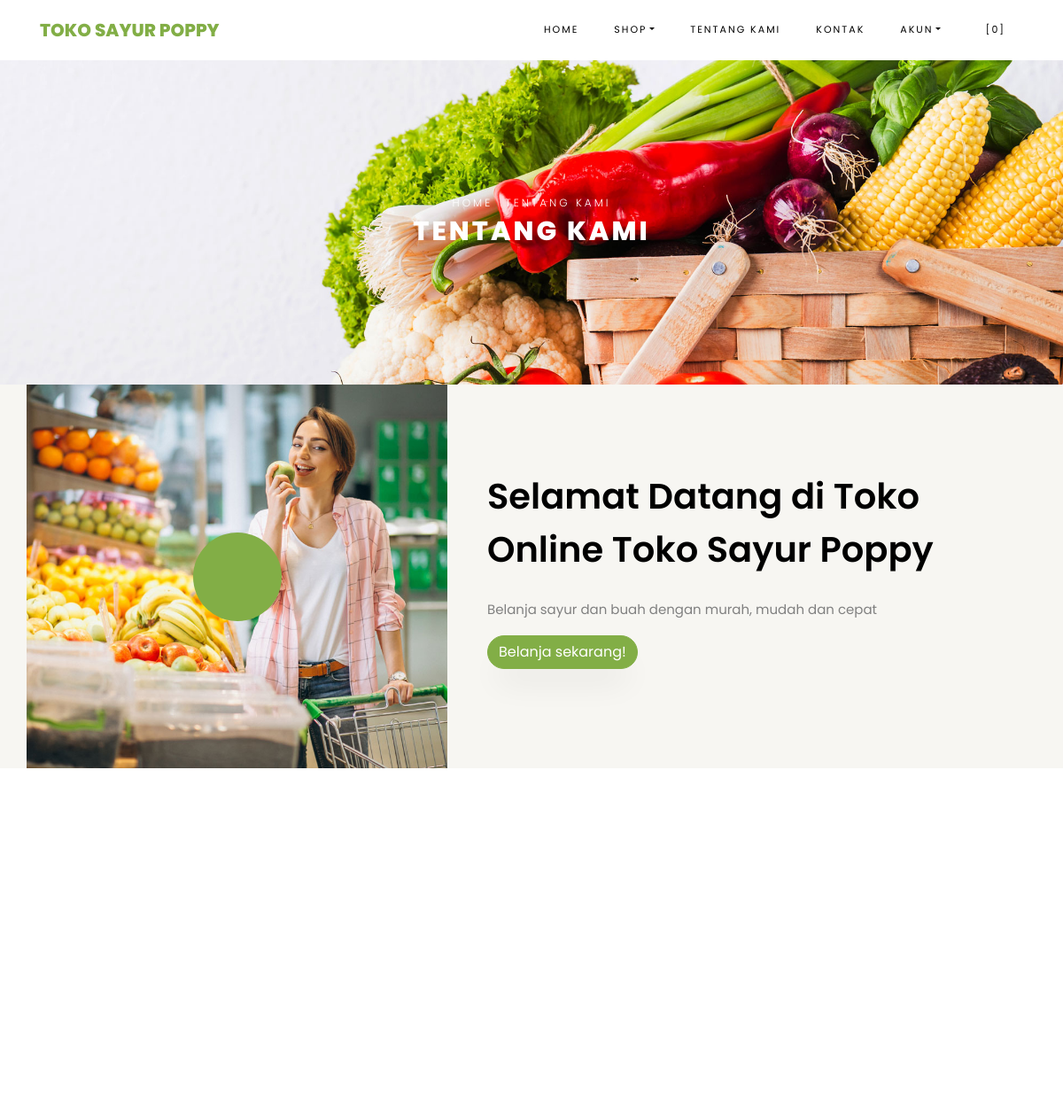
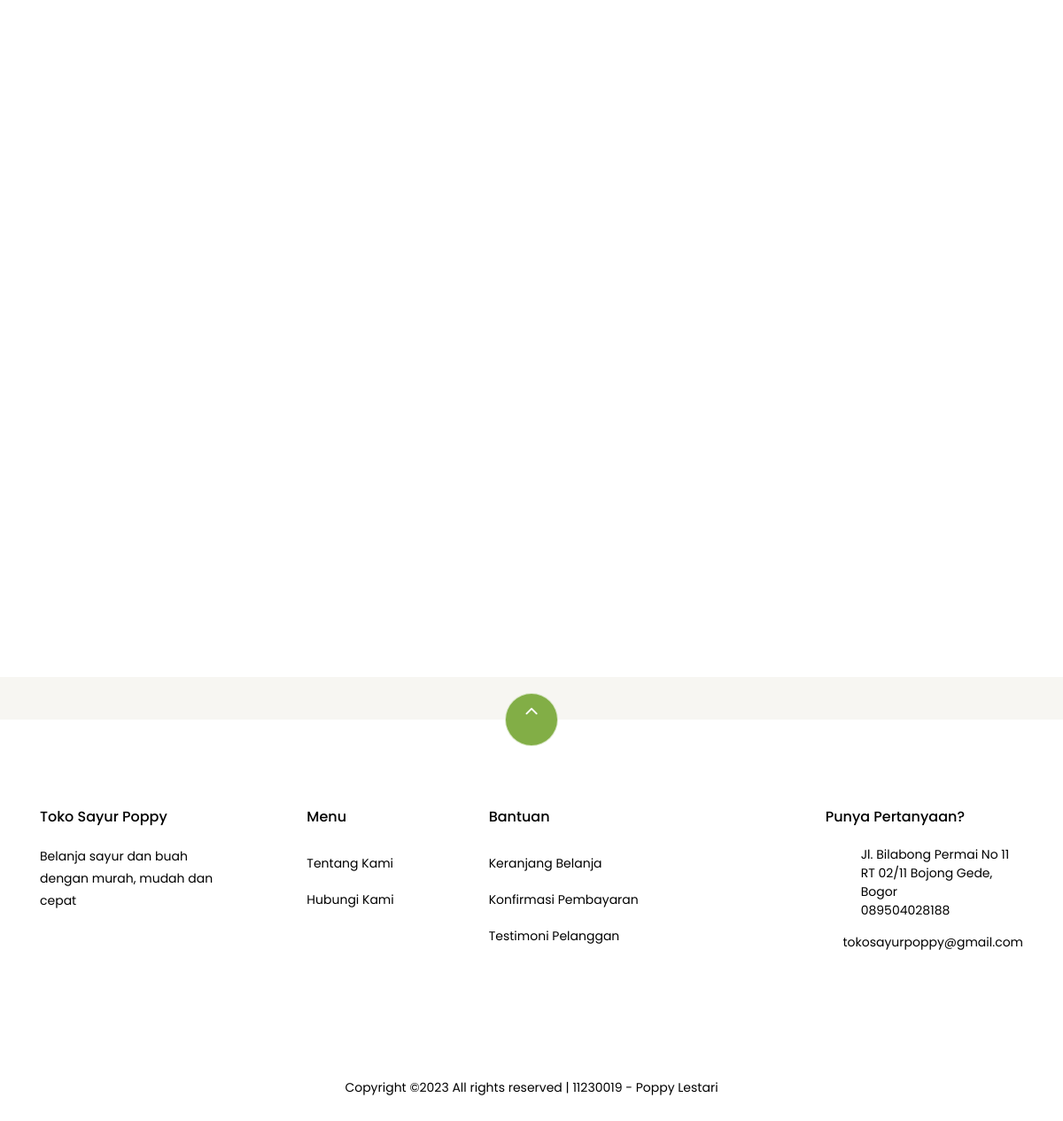
Page /index.php/pages/about on the committed database (2 pictures, top to bottom).
### tables this page shows
CREATE TABLE IF NOT EXISTS `settings` (
  `id` int(10) NOT NULL AUTO_INCREMENT,
  `key` varchar(32) NOT NULL,
  `content` text NOT NULL,
  PRIMARY KEY (`id`) USING BTREE
);

### application/helpers/themes_helper.php (called while the page is built, shortened)
<?php
if ( ! function_exists('get_theme_name'))
{
    function get_theme_name() {
        $current_theme = get_settings('current_theme_name');
        return ($current_theme) ? $current_theme : false;
    }
}
if ( ! function_exists('get_template_part'))
{
    function get_template_part($file_name = null, $params = array()) {
        if ($file_name !== '') {
            $current_theme = get_theme_name();
            if ( file_exists($file_location = VIEWPATH .'themes/'. $current_theme .'/'. $file_name .'.php')) {
                $CI =& get_instance();
                $CI->load->view('themes/'. $current_theme .'/'. $file_name, $params);
            }
            else {
                echo '<div>Kesalahan: berkas tema <b>'. $file_name .'.php</b> tidak ditemukan.<br>Lokasi berkas: <b>'. $file_location .'</b></div>';
            }
        }
    }
}
if ( ! function_exists('get_header'))
{
    function get_header($params = null, $section = '', $current_section = '') {
        $load_params = array();
        if ( is_null($params)) {
            $load_params['title'] = get_settings('site_name');
        }
        else if ( is_string($params)) {
            $load_params['title'] = $params;
        }
        $load_params['sidebar_section'] = $section;
        $load_params['current_section'] = $current_section;
        get_template_part('header', $load_params);
    }
}
if ( ! function_exists('get_footer'))
{
    function get_footer($params = array()) {
        get_template_part('footer', $params);
    }
}
if ( ! function_exists('get_theme_uri'))
{
    function get_theme_uri($file_name = null, $theme_name = NULL)
    {
        $theme_name = ($theme_name == NULL) ? get_theme_name() : $theme_name;
        return is_null($file_name) ? base_url('assets/themes/'. $theme_name .'/') : base_url('assets/themes/'. $theme_name .'/'. $file_name) ;
    }
}

### application/controllers/Pages.php (called while the page is built, shortened)
<?php
class Pages extends CI_Controller {
    public function about()
    {
        $params['reviews'] = $this->review->get_all_reviews();
        get_header(get_store_name());
        get_template_part('pages/about', $params);
        get_footer();
    }
}

### index.php (called while the page is built, shortened)
<?php
require_once BASEPATH . 'core/CodeIgniter.php';

### application/helpers/global_helper.php (called while the page is built, shortened)
<?php
if (!function_exists('get_settings')) {
    function get_settings($key = '')
    {
        $CI = &get_instance();
        $row = $CI->db
            ->select('content')
            ->where('key', $key)
            ->get('settings')
            ->row();
        return $row->content;
    }
}
if (!function_exists('get_store_name')) {
    function get_store_name()
    {
        return get_settings('store_name');
    }
}

### application/helpers/session_helper.php (called while the page is built, shortened)
<?php
if (!function_exists('init')) {
    function init()
    {
        $CI = &get_instance();
        return $CI;
    }
}
if (!function_exists('session_data')) {
    function session_data()
    {
        $CI = init();
        $read_session_in_cookie = get_cookie('__ACTIVE_SESSION_DATA');
        $read_session_in_session = $CI->session->userdata('__ACTIVE_SESSION_DATA');
        if ($read_session_in_cookie) {
            $read_data = $CI->encryption->decrypt($read_session_in_cookie);
            $read_data = json_decode($read_data);
            return $read_data;
        } else if ($read_session_in_session) {
            $read_data = $CI->encryption->decrypt($read_session_in_session);
            $read_data = json_decode($read_data);
            return $read_data;
        } else {
            $default_session = new stdClass();
            $default_session->is_login = FALSE;
            $default_session->user_id = 0;
            $default_session->login_at = 0;
            $default_session->remember_me = FALSE;
            return $default_session;
        }
    }
}

### application/views/themes/vegefoods/pages/about.php (the view, shortened to what this page needs)
<div class="hero-wrap hero-bread" style="background-image: url('<?php echo get_theme_uri('images/bg_1.jpg'); ?>');">
    <div class="container">
      <div class="row no-gutters slider-text align-items-center justify-content-center">
        <div class="col-md-9 ftco-animate text-center">
            <p class="breadcrumbs"><span class="mr-2"><?php echo anchor(base_url(), 'Home'); ?></span> <span>Tentang Kami</span></p>
          <h1 class="mb-0 bread">Tentang Kami</h1>
        </div>
      </div>
    </div>
  </div>
  <section class="ftco-section ftco-no-pb ftco-no-pt bg-light">
          <div class="container">
              <div class="row">
                  <div class="col-md-5 p-md-5 img img-2 d-flex justify-content-center align-items-center" style="background-image: url(<?php echo get_theme_uri('images/about.jpg'); ?>);">
                      <a href="https://vimeo.com/45830194" class="icon popup-vimeo d-flex justify-content-center align-items-center">
                          <span class="icon-play"></span>
                      </a>
                  </div>
                  <div class="col-md-7 py-5 wrap-about pb-md-5 ftco-animate">
            <div class="heading-section-bold mb-4 mt-md-5">
                <div class="ml-md-0">
                  <h2 class="mb-4">Selamat Datang di Toko Online <?php echo get_store_name(); ?></h2>
              </div>
            </div>
            <div class="pb-md-5">
                <p><?php echo get_settings('store_description'); ?></p>
                          <p><a href="<?php echo site_url('browse'); ?>" class="btn btn-primary">Belanja sekarang!</a></p>
                      </div>
                  </div>
              </div>
          </div>
      </section>
      <section class="ftco-section testimony-section">
    <div class="container">
      <div class="row justify-content-center mb-5 pb-3">
      </div>
    </div>
  </section>
<section class="ftco-section">
      <div class="container">
          <div class="row no-gutters ftco-services">
  </div>
      </div>
  </section>

### application/views/themes/vegefoods/header.php (shortened to what this page needs)
<!DOCTYPE html>
<html lang="en">
<head>
    <link rel="stylesheet" href="<?php echo get_theme_uri('css/open-iconic-bootstrap.min.css'); ?>">
    <link rel="stylesheet" href="<?php echo get_theme_uri('css/animate.css'); ?>">
    <link rel="stylesheet" href="<?php echo get_theme_uri('css/owl.carousel.min.css'); ?>">
    <link rel="stylesheet" href="<?php echo get_theme_uri('css/owl.theme.default.min.css'); ?>">
    <link rel="stylesheet" href="<?php echo get_theme_uri('css/magnific-popup.css'); ?>">
    <link rel="stylesheet" href="<?php echo get_theme_uri('css/aos.css'); ?>">
    <link rel="stylesheet" href="<?php echo get_theme_uri('css/ionicons.min.css'); ?>">
    <link rel="stylesheet"
        href="<?php echo get_theme_uri('js/plugins/@fortawesome/fontawesome-free/css/all.min.css', 'argon'); ?>">
    <link rel="stylesheet" href="<?php echo get_theme_uri('css/bootstrap-datepicker.css'); ?>">
    <link rel="stylesheet" href="<?php echo get_theme_uri('css/jquery.timepicker.css'); ?>">
    <link rel="stylesheet" href="<?php echo get_theme_uri('css/flaticon.css'); ?>">
    <link rel="stylesheet" href="<?php echo get_theme_uri('css/icomoon.css'); ?>">
    <link rel="stylesheet" href="<?php echo get_theme_uri('css/style.css'); ?>">
    <link rel="stylesheet" href="<?php echo base_url('assets/plugins/toastr/toastr.min.css'); ?>">
</head>
<body class="goto-here">
    <nav class="navbar navbar-expand-lg navbar-dark ftco_navbar bg-dark ftco-navbar-light" id="ftco-navbar">
        <div class="container">
            <a class="navbar-brand" href="<?php echo base_url(); ?>"><?php echo get_store_name(); ?></a>
            <div class="collapse navbar-collapse" id="ftco-nav">
                <ul class="navbar-nav ml-auto">
                    <li class="nav-item active"><a href="<?php echo base_url(); ?>" class="nav-link">Home</a></li>
                    <li class="nav-item dropdown">
                        <a class="nav-link dropdown-toggle" href="#" id="dropdown04" data-toggle="dropdown"
                            aria-haspopup="true" aria-expanded="false">Shop</a>
                    </li>
                    <li class="nav-item"><a href="<?php echo site_url('pages/about'); ?>" class="nav-link">Tentang
                            Kami</a></li>
                    <li class="nav-item"><a href="<?php echo site_url('pages/contact'); ?>" class="nav-link">Kontak</a>
                    </li>
                    <li class="nav-item dropdown">
                        <a class="nav-link dropdown-toggle" href="#" id="dropdown05" data-toggle="dropdown"
                            aria-haspopup="true" aria-expanded="false">Akun</a>
                    </li>
                    <li class="nav-item cta cta-colored"><a href="<?php echo site_url('shop/cart'); ?>"
                            class="nav-link"><span class="icon-shopping_cart"></span>[<span
                                class="cart-item-total">0</span>]</a></li>
                </ul>
            </div>
        </div>
    </nav>

### application/views/themes/vegefoods/footer.php (shortened to what this page needs)
<section class="ftco-section ftco-no-pt ftco-no-pb py-5 bg-light">
    <div class="container py-4">
    </div>
</section>
<footer class="ftco-footer ftco-section">
    <div class="container">
        <div class="row">
            <div class="mouse">
                <a href="#" class="mouse-icon">
                    <div class="mouse-wheel"><span class="ion-ios-arrow-up"></span></div>
                </a>
            </div>
        </div>
        <div class="row mb-5">
            <div class="col-md">
                <div class="ftco-footer-widget mb-4">
                    <h2 class="ftco-heading-2"><?php echo get_store_name(); ?></h2>
                    <p><?php echo get_settings('store_description'); ?></p>
                    <ul class="ftco-footer-social list-unstyled float-md-left float-lft mt-5">
                    </ul>
                </div>
            </div>
            <div class="col-md">
                <div class="ftco-footer-widget mb-4 ml-md-5">
                    <h2 class="ftco-heading-2">Menu</h2>
                    <ul class="list-unstyled">
                        <li><a href="<?php echo site_url('pages/about'); ?>" class="py-2 d-block">Tentang Kami</a></li>
                        <li><a href="<?php echo site_url('pages/contact'); ?>" class="py-2 d-block">Hubungi Kami</a>
                        </li>
                    </ul>
                </div>
            </div>
            <div class="col-md-4">
                <div class="ftco-footer-widget mb-4">
                    <h2 class="ftco-heading-2">Bantuan</h2>
                    <div class="d-flex">
                        <ul class="list-unstyled mr-l-5 pr-l-3 mr-4">
                            <li><a href="<?php echo site_url('shop/cart'); ?>" class="py-2 d-block">Keranjang
                                    Belanja</a></li>
                            <li><a href="<?php echo site_url('customer/payments/confirm'); ?>"
                                    class="py-2 d-block">Konfirmasi Pembayaran</a></li>
                            <li><a href="<?php echo site_url('shop/testimonial'); ?>" class="py-2 d-block">Testimoni
                                    Pelanggan</a></li>
                        </ul>
                    </div>
                </div>
            </div>
            <div class="col-md">
                <div class="ftco-footer-widget mb-4">
                    <h2 class="ftco-heading-2">Punya Pertanyaan?</h2>
                    <div class="block-23 mb-3">
                        <ul>
                            <li><span class="icon icon-map-marker"></span><span
                                    class="text"><?php echo get_settings('store_address'); ?></span></li>
                            <li><a href="#"><span class="icon icon-phone"></span><span
                                        class="text"><?php echo get_settings('store_phone_number'); ?></span></a></li>
                            <li><a href="#"><span class="icon icon-envelope"></span><span
                                        class="text"><?php echo get_settings('store_email'); ?></span></a></li>
                        </ul>
                    </div>
                </div>
            </div>
        </div>
        <div class="row">
            <div class="col-md-12 text-center">
                <p>
                    Copyright &copy; All rights reserved | 11230019 - Poppy Lestari
                </p>
            </div>
        </div>
    </div>
</footer>
</body>
</html>

### assets/themes/vegefoods/css/icomoon.css (style rules this page uses)
[class^="icon-"], [class*=" icon-"] { font-family: 'icomoon' !important; speak: none; font-style: normal; font-weight: normal; font-variant: normal; text-transform: none; line-height: 1; -webkit-font-smoothing: antialiased; -moz-osx-font-smoothing: grayscale; }
.icon-map-marker:before { content: "\f041"; }
.icon-play:before { content: "\f04b"; }
.icon-phone:before { content: "\f095"; }
.icon-envelope:before { content: "\f0e0"; }
.icon-shopping_cart:before { content: "\e8cc"; }

### rows in the picture
settings: content "TOKO SAYUR POPPY", content "Toko Sayur Poppy"
settings: content (picture)
settings: content "Belanja sayur dan buah dengan murah, mudah dan cepat"
settings: content "Jl. Bilabong Permai No 11 RT 02/11 Bojong Gede, Bogor"
settings: content "089504028188"
settings: content "tokosayurpoppy@gmail.com"

### other values in the picture
anchor(base_url(), 'Home') "HOME"
